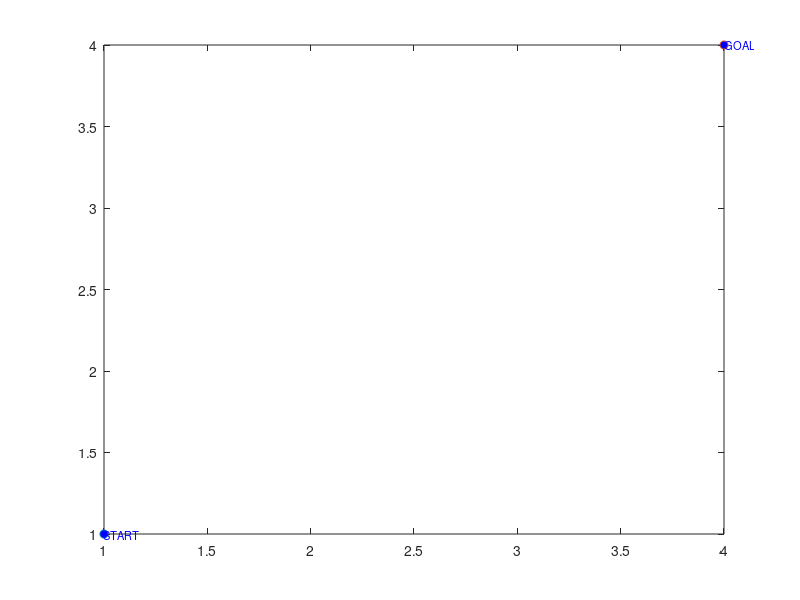

MATLAB code to generate this figure: (Note: this script raises an error after producing the figure.)
clear all
close all
mindist=0.2;
start=[1,1];
set(gca,'xlim',[0 5],'ylim',[0 5])
Tree(1,:)=start(1,:);
plot(start(1,1),start(1,2),'o','MarkerFaceColor', 'b');
text(start(1,1),start(1,2),'START','Color','Blue','FontSize',8);
hold on
goal=[4,4]
distToGoal=100;
Tree(1,:)=start(1,:);
plot(goal(1,1),goal(1,2),'o','MarkerFaceColor', 'b');
text(goal(1,1),goal(1,2),'GOAL','Color','Blue','FontSize',8);

O1=[1,3;2,2.4]
xlimit1 = [O1(1,:)];
ylimit1 = [O1(2,:)];
xbox1 = xlimit1([1 1 2 2 1]);  %Making an object
ybox1 = ylimit1([1 2 2 1 1]);
mapshow(xbox1,ybox1,'DisplayType','polygon','LineStyle','-')
% 
O2=[2.5,3.9;3,3.4]
xlimit2 = [O2(1,:)];
ylimit2 = [O2(2,:)];
xbox2 = xlimit2([1 1 2 2 1]);  %Making an object
ybox2 = ylimit2([1 2 2 1 1]);
mapshow(xbox2,ybox2,'DisplayType','polygon','LineStyle','-')

O3=[2.7,3;0.6,3]
xlimit3 = [O3(1,:)];
ylimit3 = [O3(2,:)];
xbox3 = xlimit3([1 1 2 2 1]);  %Making an object
ybox3 = ylimit3([1 2 2 1 1]);
mapshow(xbox3,ybox3,'DisplayType','polygon','LineStyle','-')


O4=[0.7,1;2,3.7]
xlimit4 = [O4(1,:)];
ylimit4 = [O4(2,:)];
xbox4 = xlimit4([1 1 2 2 1]);  %Making an object
ybox4 = ylimit4([1 2 2 1 1]);
mapshow(xbox4,ybox4,'DisplayType','polygon','LineStyle','-')


O5=[3.7,4.1;1.4,3.7]
xlimit5 = [O5(1,:)];
ylimit5 = [O5(2,:)];
xbox5 = xlimit5([1 1 2 2 1]);  %Making an object
ybox5 = ylimit5([1 2 2 1 1]);
mapshow(xbox5,ybox5,'DisplayType','polygon','LineStyle','-')

%create new point
while distToGoal>0.12
    z=rand(1,2)*5;
        for jj=1:size(Tree,1) %check all vertices
            distToVert(jj)=norm(z-Tree(jj,:));
        end
        [val,ind]=min(distToVert); %which vertice(Tree(ind,:)) that is closest
        %------------adding the node---------------------------
        if val<mindist
            xlinje=[Tree(size(Tree,1),1),z(1)];
            ylinje=[Tree(size(Tree,1),2),z(2)];
            h1=isempty(polyxpoly(xlinje,ylinje,xbox1,ybox1));
            h2=isempty(polyxpoly(xlinje,ylinje,xbox2,ybox2));
            h3=isempty(polyxpoly(xlinje,ylinje,xbox3,ybox3));
            h4=isempty(polyxpoly(xlinje,ylinje,xbox4,ybox4));
            h5=isempty(polyxpoly(xlinje,ylinje,xbox5,ybox5));
            h=[h1,h2,h3,h4,h5];
            if sum(h)==5
            Tree(size(Tree,1)+1,:)=z; %new point
            xy1=Tree(ind,:);
            xy2=Tree(size(Tree,1),:);
            end
        else
            ang=atan2(z(2)-(Tree(ind,2)),(z(1)-Tree(ind,1))) ;   % tangens for angle
            balbas=mindist*[cos(ang),sin(ang)];
            xlinje=[Tree(size(Tree,1),1),Tree(ind,1)+balbas(1)];
            ylinje=[Tree(size(Tree,1),2),Tree(ind,2)+balbas(2)];
            h1=isempty(polyxpoly(xlinje,ylinje,xbox1,ybox1));
            h2=isempty(polyxpoly(xlinje,ylinje,xbox2,ybox2));
            h3=isempty(polyxpoly(xlinje,ylinje,xbox3,ybox3));
            h4=isempty(polyxpoly(xlinje,ylinje,xbox4,ybox4));
            h5=isempty(polyxpoly(xlinje,ylinje,xbox5,ybox5));
            h=[h1,h2,h3,h4,h5];
            if sum(h)==5
            Tree(size(Tree,1)+1,:)=Tree(ind,:)+balbas; %new point
            xy1=Tree(ind,:);
            xy2=Tree(size(Tree,1),:);
            end
        end
        plot([xy1(1),xy2(1)],[xy1(2),xy2(2)]) %draw from node indexK to new point
        hold on
        %plot(z(1),z(2),'o','MarkerFaceColor', 'black');
        drawnow
        axis([0 5 0 5])
        axis square
        distToGoal=norm(Tree(size(Tree,1),:)-goal);
end
